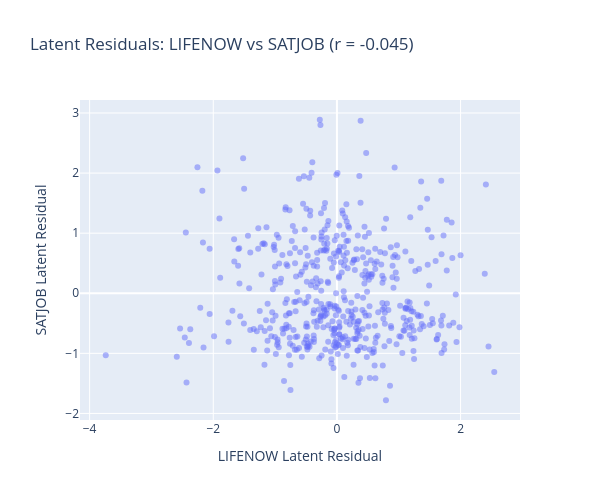

Write notebook code for a chart like this one.
### Code cell
# Visualize latent residuals
fig = px.scatter(
    x=resid1, y=resid2,
    title=f'Latent Residuals: LIFENOW vs SATJOB (r = {polychoric_corr:.3f})',
    labels={'x': 'LIFENOW Latent Residual', 'y': 'SATJOB Latent Residual'},
    opacity=0.5
)
fig.update_layout(height=500, width=600)
fig.show()

### Figure 1 — Plotly figure (JSON) as saved in the notebook; plotly's stock layout.template omitted (floating-point values rounded to 4 significant figures; data arrays with more than 128 entries replaced by an {"elided": "..."} marker saying what was removed)
{"data": [{"hovertemplate": "LIFENOW Latent Residual=%{x}<br>SATJOB Latent Residual=%{y}<extra></extra>", "legendgroup": "", "marker": {"color": "#636efa", "opacity": 0.5, "symbol": "circle"}, "mode": "markers", "name": "", "orientation": "v", "showlegend": false, "type": "scatter", "x": {"elided": "495 float values"}, "xaxis": "x", "y": {"elided": "495 float values"}, "yaxis": "y"}], "layout": {"height": 500, "legend": {"tracegroupgap": 0}, "title": {"text": "Latent Residuals: LIFENOW vs SATJOB (r = -0.045)"}, "width": 600, "xaxis": {"anchor": "y", "domain": [0, 1], "title": {"text": "LIFENOW Latent Residual"}}, "yaxis": {"anchor": "x", "domain": [0, 1], "title": {"text": "SATJOB Latent Residual"}}}}
